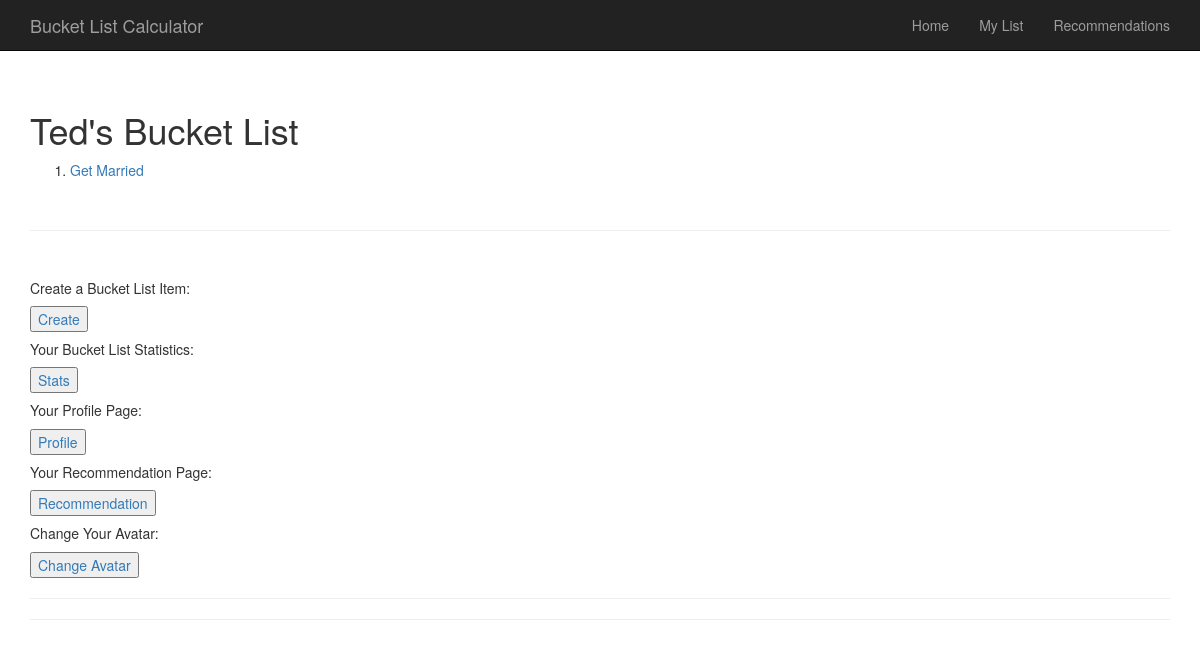
The page /bucketlist/mylist/ (signed in) on the database as committed earlier.
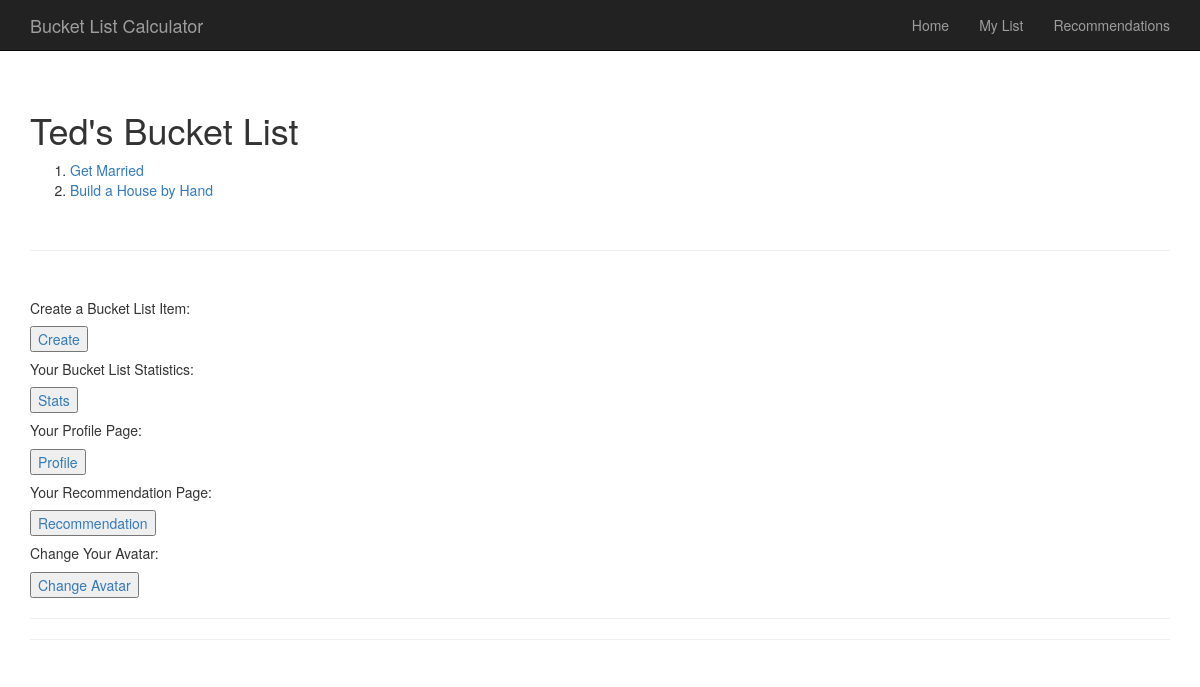
The same page on the database as committed later.
### BucketList/models.py (models this page shows, shortened)
class BucketListItem(models.Model):
    text = models.CharField(max_length = 200)
    pub_by = models.ForeignKey(User,editable = False)
    pub_date = models.DateTimeField(editable=False)
    goal_type = models.CharField(choices = CHOICES, max_length = 200)
    cost = models.IntegerField(max_length = 20)
    time = models.IntegerField(max_length = 20)
    hours = models.IntegerField(max_length = 20)
    crossed_off = models.BooleanField(editable = False)
    def recently_added(self):
        return self.pub_date >= timezone.now() - datetime.timedelta(days = 1)
    recently_added.boolean = True

### BucketList/views.py (the view)
@login_required
def my_list(request):
    personal_list = BucketListItem.objects.all().filter(pub_by = request.user.id)
    context = {'personal_list': personal_list,
                      'user': request.user.username
                    }
    return render(request, 'BucketList/mylist.html', context)

### BucketList/templates/BucketList/mylist.html (shortened to what this page needs)
{% extends 'base.html' %}
{% block content %}
{% if user %}
    <br/>
    <h1>{{user}}'s Bucket List</h1>
    {% load avatar_tags %}
    {% load inbox %}
    {% if personal_list %}
        <ol>
        {% for item in personal_list %}
            {% if item.crossed_off == True %}
                <li><a href = '/bucketlist/mylist/view/{{item.id}}/'  style="text-decoration: line-through;">{{ item.text }}</a></li>
            {% else %}
                <li><a href = '/bucketlist/mylist/view/{{item.id}}/'>{{ item.text }}</a></li>
            {% endif %}
        {% endfor %}
        </ol>
    {% else %}
        <p>You don't have any Bucket List items yet!  Better get on that.</p>
    {% endif %}
    <br/>
    <hr>
    <br/>
    <h5>Create a Bucket List Item:</h5>
    <button><a href="/bucketlist/create/">Create</a></button>
    <br/>
    <h5>Your Bucket List Statistics:</h5>
    <button><a href="/bucketlist/mylist/stats/">Stats</a></button>
    <br/>
    <h5>Your Profile Page:</h5>
    <button><a href="/bucketlist/userstats/{{user}}">Profile</a></button>
    <br/>
    <h5>Your Recommendation Page:</h5>
    <button><a href="/bucketlist/mylist/recommendation/">Recommendation</a></button>
    <br/>
    <h5>Change Your Avatar:</h5>
    <button><a href="{% url 'avatar_change' %}">Change Avatar</a></button>
    <br/>
{% else %}
    <p>Sorry, it doesn't seem like you are logged in!</p>
{% endif %}
{% endblock content %}

Rows that differ between the two databases and show on the page:
added BucketListItem: text "Build a House by Hand"
